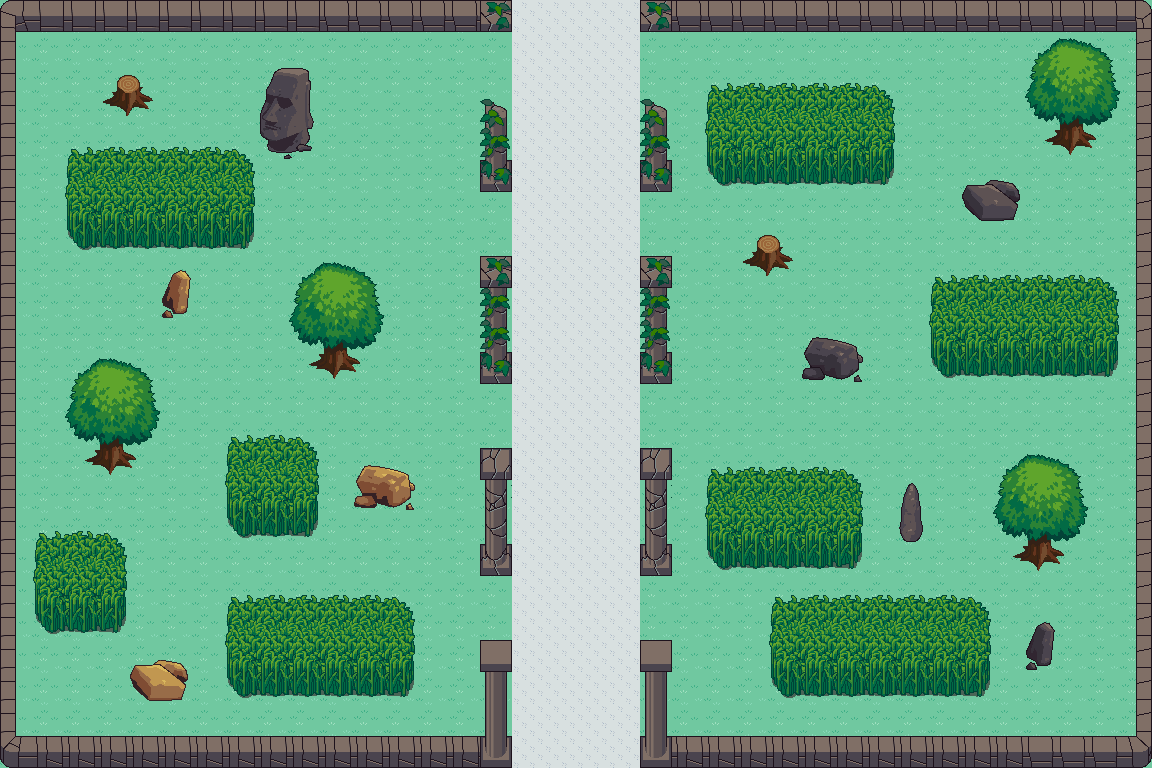

Below is a game level as drawn by its tile map, then a one-line description and the .tmx that defines it (tile-layer data replaced by summaries):
An orthogonal 36x24 tile map with 32x32 px tiles, 5 tile layers (ground, rock, tree, grass, ...), 3 tilesets and 6 objects (2x 1, 2, 3, 4, 5).

<map version="1.2" tiledversion="1.2.4" orientation="orthogonal" renderorder="right-down" width="36" height="24" tilewidth="32" tileheight="32" infinite="0" nextlayerid="7" nextobjectid="7">
 <tileset firstgid="1" source="innenraumx.tsx" />
 <tileset firstgid="261" source="3768.tsx" />
 <tileset firstgid="891" source="terrain_atlas.tsx" />
 <layer id="1" name="ground" width="36" height="24">
  <data>[864 cells, 864 non-empty, 2 distinct tile ids]</data>
 </layer>
 <layer id="2" name="rock" width="36" height="24">
  <data>[864 cells, 164 non-empty, 48 distinct tile ids]</data>
 </layer>
 <layer id="4" name="tree" width="36" height="24">
  <data>[864 cells, 56 non-empty, 16 distinct tile ids]</data>
 </layer>
 <layer id="3" name="grass" width="36" height="24">
  <data>[864 cells, 168 non-empty, 12 distinct tile ids]</data>
 </layer>
 <layer id="5" name="physics" width="36" height="24">
  <data>[864 cells, 141 non-empty, 1 distinct tile ids]</data>
 </layer>
 <objectgroup id="6" name="Object">
  <object id="1" type="1" x="572" y="659">
   <properties>
    <property name="pre" type="int" value="0" />
   </properties>
   <point />
  </object>
  <object id="2" type="2" x="571" y="756">
   <point />
  </object>
  <object id="3" type="3" x="575" y="34">
   <point />
  </object>
  <object id="4" type="1" x="575" y="109">
   <properties>
    <property name="pre" type="int" value="1" />
   </properties>
   <point />
  </object>
  <object id="5" type="4" x="576" y="356">
   <point />
  </object>
  <object id="6" type="5" x="574" y="55">
   <point />
  </object>
 </objectgroup>
</map>
